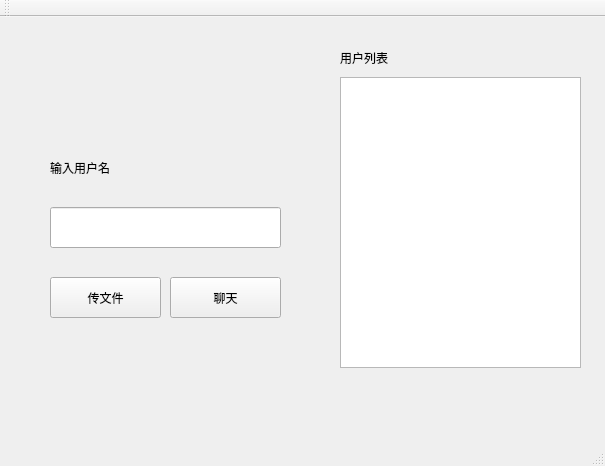
<?xml version="1.0" encoding="UTF-8"?>
<ui version="4.0">
 <class>MainWindow</class>
 <widget class="QMainWindow" name="MainWindow">
  <property name="geometry">
   <rect>
    <x>0</x>
    <y>0</y>
    <width>605</width>
    <height>466</height>
   </rect>
  </property>
  <property name="sizePolicy">
   <sizepolicy hsizetype="Fixed" vsizetype="Fixed">
    <horstretch>0</horstretch>
    <verstretch>0</verstretch>
   </sizepolicy>
  </property>
  <property name="windowTitle">
   <string>MainWindow</string>
  </property>
  <widget class="QWidget" name="centralWidget">
   <widget class="QLineEdit" name="usrlineEdit">
    <property name="geometry">
     <rect>
      <x>50</x>
      <y>190</y>
      <width>231</width>
      <height>41</height>
     </rect>
    </property>
    <property name="sizePolicy">
     <sizepolicy hsizetype="Expanding" vsizetype="Expanding">
      <horstretch>0</horstretch>
      <verstretch>0</verstretch>
     </sizepolicy>
    </property>
   </widget>
   <widget class="QPushButton" name="chatButton">
    <property name="geometry">
     <rect>
      <x>170</x>
      <y>260</y>
      <width>111</width>
      <height>41</height>
     </rect>
    </property>
    <property name="sizePolicy">
     <sizepolicy hsizetype="Expanding" vsizetype="Expanding">
      <horstretch>0</horstretch>
      <verstretch>0</verstretch>
     </sizepolicy>
    </property>
    <property name="focusPolicy">
     <enum>Qt::NoFocus</enum>
    </property>
    <property name="text">
     <string>聊天</string>
    </property>
   </widget>
   <widget class="QLabel" name="label">
    <property name="geometry">
     <rect>
      <x>50</x>
      <y>130</y>
      <width>131</width>
      <height>41</height>
     </rect>
    </property>
    <property name="sizePolicy">
     <sizepolicy hsizetype="Expanding" vsizetype="Expanding">
      <horstretch>0</horstretch>
      <verstretch>0</verstretch>
     </sizepolicy>
    </property>
    <property name="text">
     <string>输入用户名</string>
    </property>
   </widget>
   <widget class="QTextBrowser" name="userList">
    <property name="geometry">
     <rect>
      <x>340</x>
      <y>60</y>
      <width>241</width>
      <height>291</height>
     </rect>
    </property>
   </widget>
   <widget class="QLabel" name="label_2">
    <property name="geometry">
     <rect>
      <x>340</x>
      <y>20</y>
      <width>111</width>
      <height>41</height>
     </rect>
    </property>
    <property name="sizePolicy">
     <sizepolicy hsizetype="Expanding" vsizetype="Expanding">
      <horstretch>0</horstretch>
      <verstretch>0</verstretch>
     </sizepolicy>
    </property>
    <property name="text">
     <string>用户列表</string>
    </property>
   </widget>
   <widget class="QPushButton" name="fileButton">
    <property name="geometry">
     <rect>
      <x>50</x>
      <y>260</y>
      <width>111</width>
      <height>41</height>
     </rect>
    </property>
    <property name="sizePolicy">
     <sizepolicy hsizetype="Expanding" vsizetype="Expanding">
      <horstretch>0</horstretch>
      <verstretch>0</verstretch>
     </sizepolicy>
    </property>
    <property name="focusPolicy">
     <enum>Qt::NoFocus</enum>
    </property>
    <property name="text">
     <string>传文件</string>
    </property>
   </widget>
  </widget>
  <widget class="QMenuBar" name="menuBar">
   <property name="geometry">
    <rect>
     <x>0</x>
     <y>0</y>
     <width>605</width>
     <height>17</height>
    </rect>
   </property>
  </widget>
  <widget class="QToolBar" name="mainToolBar">
   <attribute name="toolBarArea">
    <enum>TopToolBarArea</enum>
   </attribute>
   <attribute name="toolBarBreak">
    <bool>false</bool>
   </attribute>
  </widget>
  <widget class="QStatusBar" name="statusBar"/>
 </widget>
 <layoutdefault spacing="6" margin="11"/>
 <resources/>
 <connections/>
</ui>
